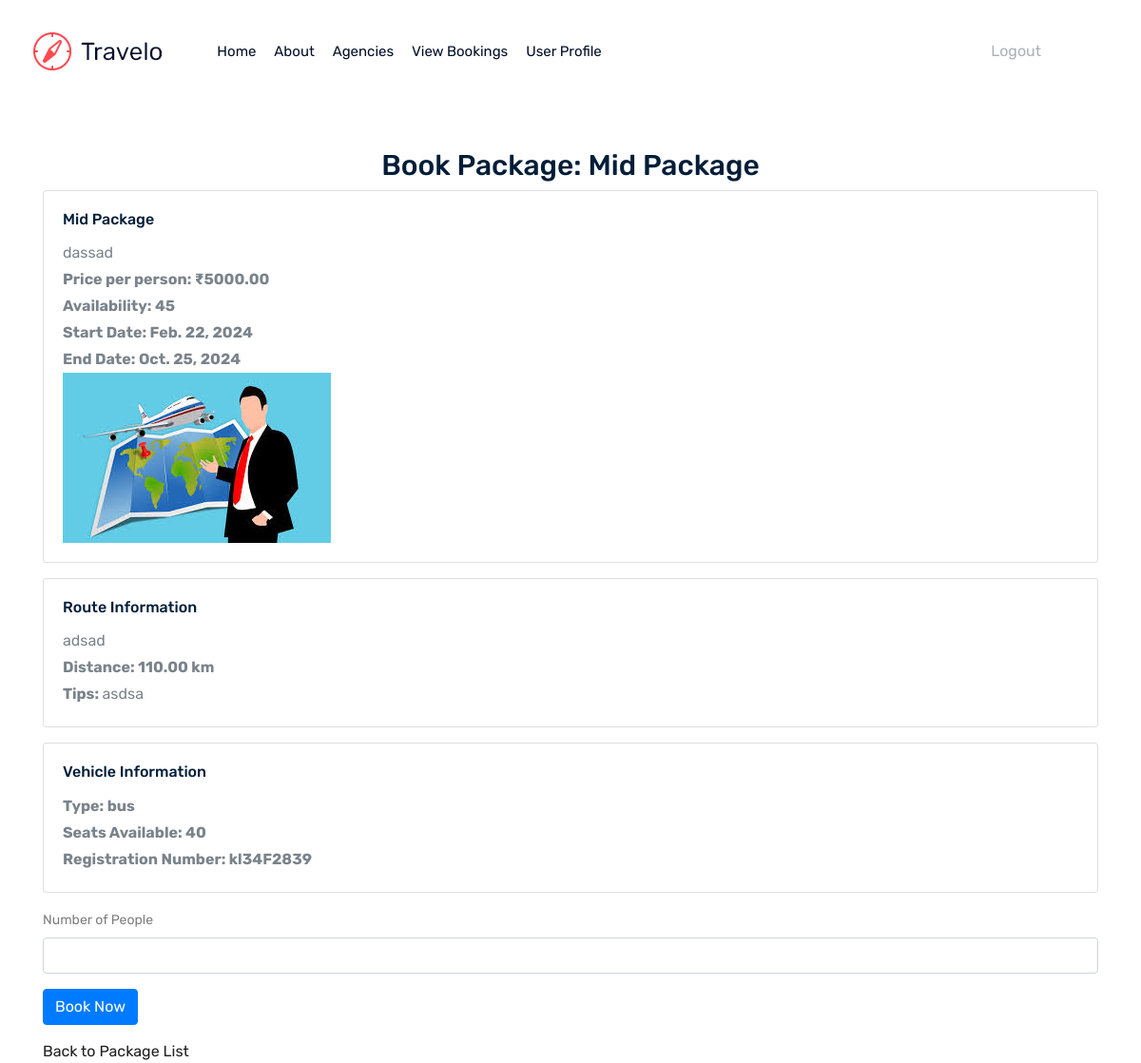
Screenshot of /book/12/ (signed in) with the database file from the repository.
### travelapp/models.py (models this page shows, shortened)
class TourPackage(models.Model):
    agency = models.ForeignKey(TravelAgency, on_delete=models.CASCADE, related_name="packages")
    title = models.CharField(max_length=255)
    description = models.TextField()
    price = models.DecimalField(max_digits=10, decimal_places=2)
    availability = models.IntegerField()
    start_date = models.DateField()
    end_date = models.DateField()
    package_image = models.ImageField(upload_to='package_images/', blank=True, null=True)
    vehicles = models.ManyToManyField(Vehicle, related_name="tour_packages")
    routes = models.ManyToManyField(Route, related_name="tour_packages")

class Route(models.Model):
    agency = models.ForeignKey(TravelAgency, on_delete=models.CASCADE)
    from_location = models.TextField()  # Starting location
    to_location = models.TextField()  # Destination location
    place_info = models.TextField()  # Description of places
    distance = models.DecimalField(max_digits=6, decimal_places=2)  # Distance in km
    images = models.ImageField(upload_to='routes/', blank=True, null=True)
    tips = models.TextField(blank=True, null=True)

class Vehicle(models.Model):
    agency = models.ForeignKey(TravelAgency, on_delete=models.CASCADE)
    vehicle_type = models.CharField(max_length=100)  # e.g., Bus, Car, etc.
    seats_available = models.PositiveIntegerField()
    registration_number = models.CharField(max_length=100)

### travelapp/views.py (the view, shortened to what this page needs)
# urls.py: path('book/<int:pk>/', book_package, name='book_package'),
@login_required
def book_package(request, pk):
    package = get_object_or_404(TourPackage, pk=pk)
    route = Route.objects.filter(agency=package.agency).first()  # Fetch an associated route if exists
    vehicle = Vehicle.objects.filter(agency=package.agency).first()  # Fetch an associated vehicle if exists
    return render(request, 'user/book_package.html', {
        'package': package,
        'route': route,
        'vehicle': vehicle
    })

### travelapp/templates/user/book_package.html (shortened to what this page needs)
<!DOCTYPE html>
<html lang="en">
<head>
    <link rel="stylesheet" href="https://stackpath.bootstrapcdn.com/bootstrap/4.5.2/css/bootstrap.min.css">
</head>
<body>
  {% if user.is_authenticated %}
    {% if user.agency %}
        {% include 'agency/header.html' %}
    {% elif user.is_staff %}
        {% include 'travelAdmin/header.html' %}
    {% else %}
        {% include 'user/header.html' %}
    {% endif %}
  {% else %}
    {% include 'header.html' %}
  {% endif %}
    <div class="container mt-5">
        <h2 class="text-center">Book Package: {{ package.title }}</h2>
        <div class="card mb-3">
            <div class="card-body">
                <h5 class="card-title">{{ package.title }}</h5>
                <p class="card-text">{{ package.description }}</p>
                <p class="card-text"><strong>Price per person: ₹{{ package.price }}</strong></p>
                <p class="card-text"><strong>Availability: {{ package.availability }}</strong></p>
                <p class="card-text"><strong>Start Date: {{ package.start_date }}</strong></p>
                <p class="card-text"><strong>End Date: {{ package.end_date }}</strong></p>
                {% if package.package_image %}
                    <img src="{{ package.package_image.url }}" class="img-fluid" alt="{{ package.title }}">
                {% endif %}
            </div>
        </div>
        {% if route %}
            <div class="card mb-3">
                <div class="card-body">
                    <h5 class="card-title">Route Information</h5>
                    <p class="card-text">{{ route.place_info }}</p>
                    <p class="card-text"><strong>Distance: {{ route.distance }} km</strong></p>
                    {% if route.tips %}
                        <p class="card-text"><strong>Tips: </strong>{{ route.tips }}</p>
                    {% endif %}
                </div>
            </div>
        {% endif %}
        {% if vehicle %}
            <div class="card mb-3">
                <div class="card-body">
                    <h5 class="card-title">Vehicle Information</h5>
                    <p class="card-text"><strong>Type: {{ vehicle.vehicle_type }}</strong></p>
                    <p class="card-text"><strong>Seats Available: {{ vehicle.seats_available }}</strong></p>
                    <p class="card-text"><strong>Registration Number: {{ vehicle.registration_number }}</strong></p>
                </div>
            </div>
        {% endif %}
        <form method="POST" action="{% url 'book_package' package.pk %}">
            <div class="form-group">
                <label for="num_people">Number of People</label>
                <input type="number" class="form-control" id="num_people" name="num_people" min="1" required>
            </div>
            <button type="submit" class="btn btn-primary">Book Now</button>
        </form>
        <div class="mt-3">
            <a href="{% url 'package_list' %}">Back to Package List</a>
        </div>
    </div>
</body>
</html>

### rows the page displays
TourPackage: title "Mid Package", description "dassad", price "5000.00", availability "45", start_date "Feb. 22, 2024", end_date "Oct. 25, 2024", package_image (picture)
Route: place_info "adsad", distance "110.00", tips "asdsa"
Vehicle: vehicle_type "bus", seats_available "40", registration_number "kl34F2839"
